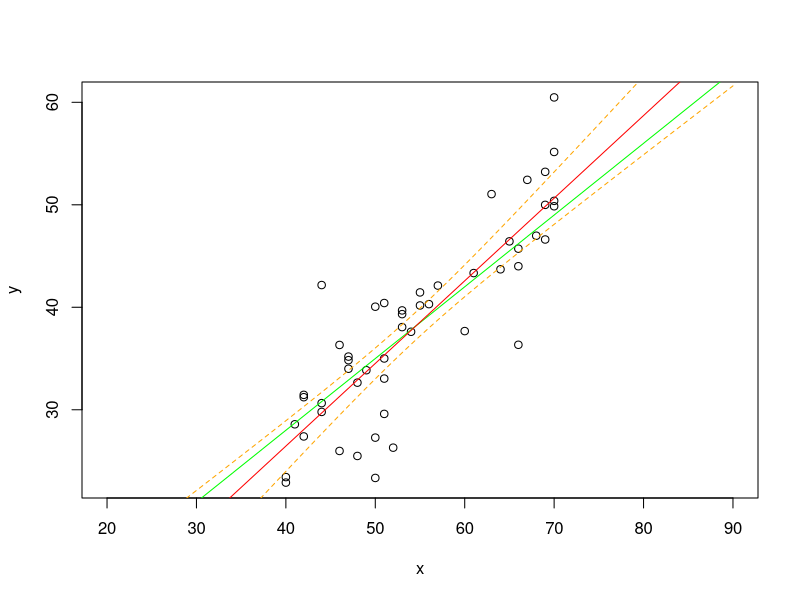

Here is the R script that generated this plot:
#LINEAR REGRESSION
rm(list = ls())

n <- 50
k <- 0.7
x <- sample(40:70, n, rep = T)
y <- k * x + rnorm(n, sd = 5)
plot(x, y, xlim = c(20, 90))
abline(a = 0, b = k, col = "green")

model <- lm(y~x)
abline(model, col = "red")

newx <- seq(20,90)
prd <- predict(model,
               newdata = data.frame(x = newx),
               interval = c("confidence"),
               level = 0.95,
               type = "response")
prd <- data.frame(prd)
lines(newx, prd$lwr, col = "orange", lty = 2)
lines(newx, prd$upr, col = "orange", lty = 2)
